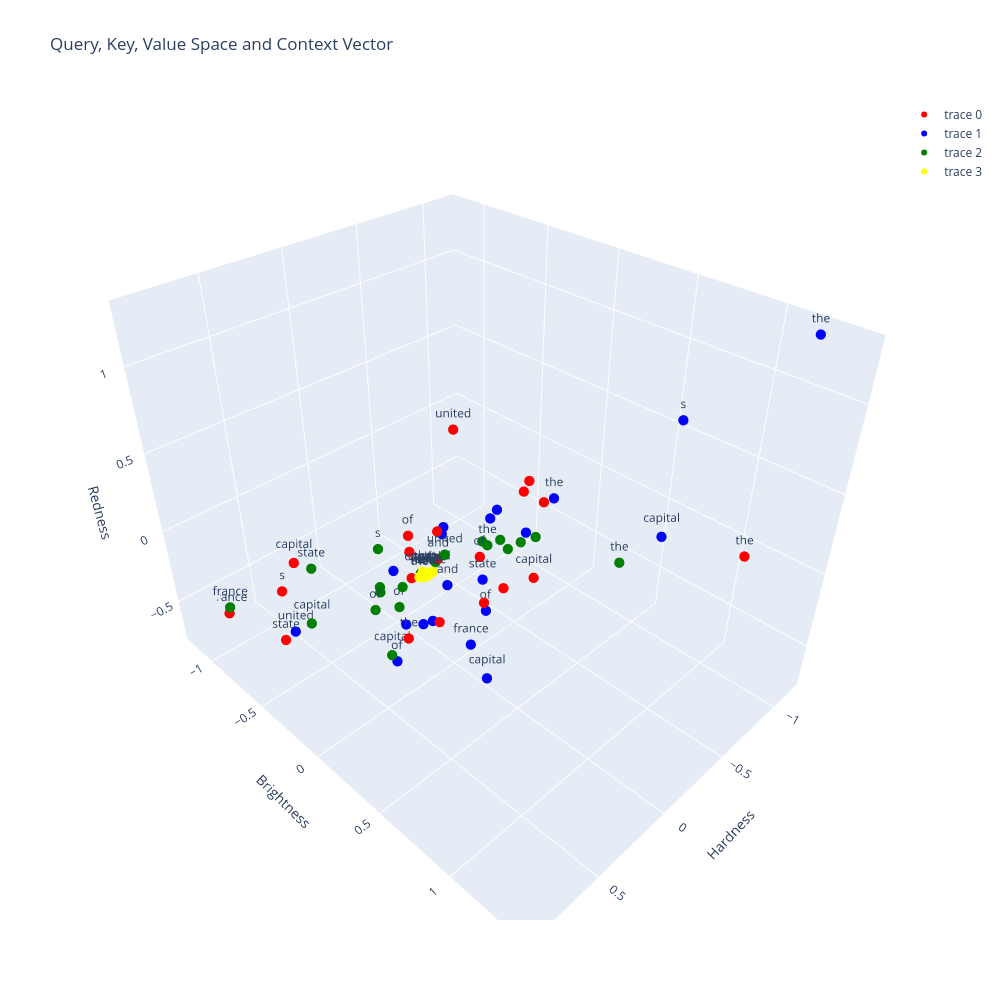

Write notebook code for a chart like this one.
### Code cell
attention_sentences = [
    {
        "words": q_of_sentence.detach().numpy(),
        "labels": u_tokenizer.tokenizer(prompt),
        "color": "red"
    },
    {
        "words": k_of_sentence.detach().numpy(),
        "labels": u_tokenizer.tokenizer(prompt),
        "color": "blue"
    },
    {
        "words": v_of_sentence.detach().numpy(),
        "labels": u_tokenizer.tokenizer(prompt),
        "color": "green"
    },
    {
        "words": context_vector.detach().numpy(),
        "labels": u_tokenizer.tokenizer(prompt),
        "color": "yellow"
    }
]
plot_dots(attention_sentences, "Query, Key, Value Space and Context Vector")

### Figure 1 — Plotly figure (JSON) as saved in the notebook; plotly's stock layout.template omitted (floating-point values rounded to 4 significant figures)
{"data": [{"hoverinfo": "text", "marker": {"color": "red", "size": 6}, "mode": "markers+text", "text": ["the", " ", "capital", " ", "of", " ", "united", " ", "state", "s", " ", "and", " ", "the", " ", "capital", " ", "of", " ", "france"], "type": "scatter3d", "x": [-0.4837, 0.04021, -0.1003, 0.1193, -0.105, -0.3557, -0.3792, -0.02256, 0.6164, 0.6556, -0.04256, 0.03905, -0.3014, 0.5083, 0.2086, 0.5708, 0.08612, 0.1079, -0.2771, 0.726], "y": [1.403, 0.2791, 0.492, -0.2009, 0.1026, 0.2133, -0.3791, 0.357, -0.7685, -0.6617, -0.1605, -0.0685, 0.3653, 0.2214, 0.1175, -0.6416, -0.2486, -0.2253, 0.2488, -1.183], "z": [0.4916, -0.1435, 0.06491, -0.21, -0.01881, 0.3988, 0.4473, -0.03637, -0.7123, -0.2593, 0.04394, -0.047, 0.3667, -0.1262, -0.2729, -0.09835, -0.07324, 0.05979, 0.3876, -0.6961]}, {"hoverinfo": "text", "marker": {"color": "blue", "size": 6}, "mode": "markers+text", "text": ["the", " ", "capital", " ", "of", " ", "united", " ", "state", "s", " ", "and", " ", "the", " ", "capital", " ", "of", " ", "france"], "type": "scatter3d", "x": [-0.599, -0.134, 0.06068, 0.2631, 0.3414, 0.08324, 0.5239, -0.2021, 0.1978, -0.6603, 0.2462, 0.07971, -0.1415, -1.175, -0.1605, -0.5138, 0.1959, -0.01217, -0.1256, 0.3395], "y": [0.1796, 0.1504, 0.3225, 0.04962, -0.09375, -0.402, -0.8034, 0.132, 0.4274, 0.8857, -0.115, 0.04422, -0.2194, 1.219, 0.3765, 0.9418, 0.04913, 0.2413, -0.2158, 0.4879], "z": [0.1552, 0.242, -0.6448, -0.2957, -0.6095, -0.2941, -0.7287, 0.2535, 0.1885, 0.9089, -0.413, -0.139, -0.00917, 1.281, 0.2561, 0.3418, -0.3155, -0.2535, -0.04761, -0.1029]}, {"hoverinfo": "text", "marker": {"color": "green", "size": 6}, "mode": "markers+text", "text": ["the", " ", "capital", " ", "of", " ", "united", " ", "state", "s", " ", "and", " ", "the", " ", "capital", " ", "of", " ", "france"], "type": "scatter3d", "x": [-0.5876, -0.1805, 0.3648, 0.2765, 0.2212, -0.1867, 0.06081, -0.226, 0.5006, 0.4337, 0.2323, 0.1388, -0.2917, 0.04996, 0.04157, 0.8034, 0.3272, 0.4379, -0.2075, 0.915], "y": [0.6587, 0.04489, -0.1065, -0.2847, -0.1955, 0.2288, 0.009468, 0.1348, -0.588, -0.0692, -0.144, -0.09775, 0.3269, 0.3126, -0.08748, -0.1698, -0.2172, -0.1247, 0.3, -0.7791], "z": [-0.01736, 0.0127, -0.5561, -0.2307, -0.3523, 0.0576, 0.0361, 0.04678, -0.1473, 0.2324, -0.1732, -0.1049, 0.1327, 0.2551, -0.07867, -0.08814, -0.1973, -0.1966, 0.1294, -0.2869]}, {"hoverinfo": "text", "marker": {"color": "yellow", "size": 6}, "mode": "markers+text", "text": ["the", " ", "capital", " ", "of", " ", "united", " ", "state", "s", " ", "and", " ", "the", " ", "capital", " ", "of", " ", "france"], "type": "scatter3d", "x": [0.2033, 0.1697, 0.1754, 0.1511, 0.1587, 0.1571, 0.1308, 0.1714, 0.1416, 0.1432, 0.1483, 0.1542, 0.1649, 0.1761, 0.1667, 0.1413, 0.1477, 0.1484, 0.1602, 0.1284], "y": [-0.006218, -0.05099, -0.04244, -0.04759, -0.03996, -0.01923, -0.01192, -0.04698, -0.05736, -0.05634, -0.03745, -0.04385, -0.02362, -0.06795, -0.05755, -0.0523, -0.04317, -0.04194, -0.02348, -0.04994], "z": [-0.006588, -0.08129, -0.06636, -0.08694, -0.07349, -0.04622, -0.05112, -0.07461, -0.1042, -0.09636, -0.07436, -0.07936, -0.04719, -0.09316, -0.09096, -0.09128, -0.0818, -0.07789, -0.04899, -0.09919]}], "layout": {"height": 1000, "scene": {"xaxis": {"title": {"text": "Hardness"}}, "yaxis": {"title": {"text": "Brightness"}}, "zaxis": {"title": {"text": "Redness"}}}, "title": {"text": "Query, Key, Value Space and Context Vector"}, "width": 1000}}
